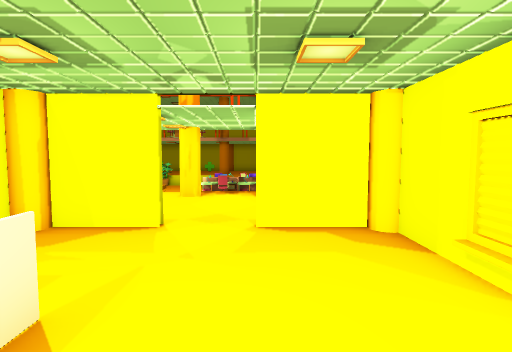
view 1 (above)

17 first-person views from a walk through a Unity game level. The camera is 1.5 m above the floor, tilts 4° down and sees 80° across. The floor is counted in squares, 1 m on a side. Each view is taken from the middle of a square. On the plan, view 1 faces up. The plan holds only what a view shows up to about 15 squares ahead; the rest is blank. The place goes on beyond the plan. Some animated figures are not drawn. Door leaves are left out, so doorways stand open.

view 2
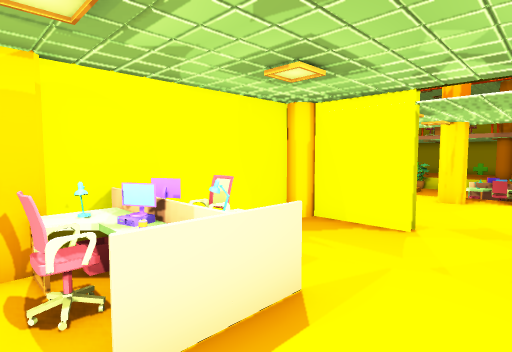

view 3
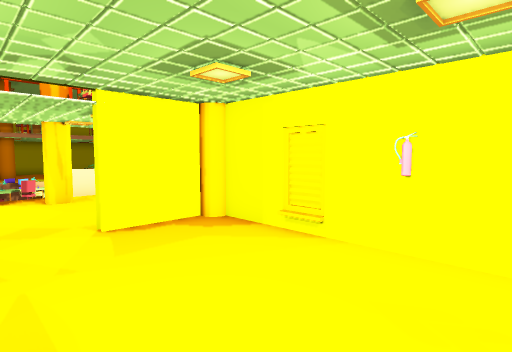

view 4
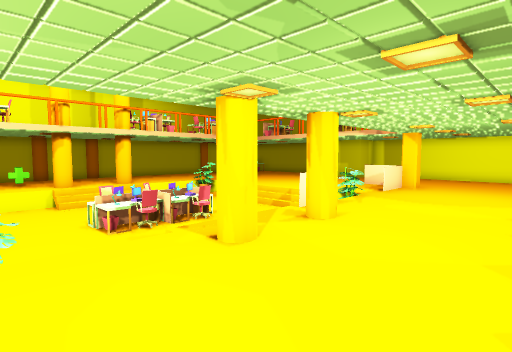

view 5
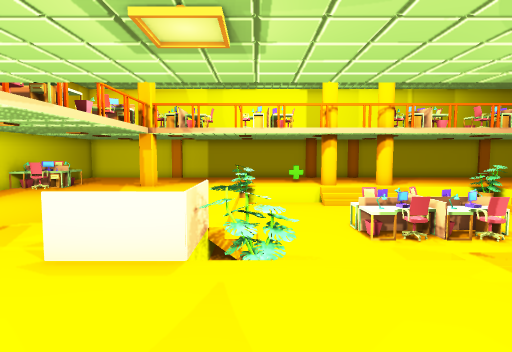

view 6
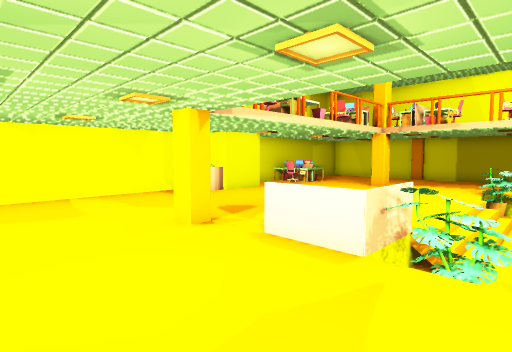

view 7
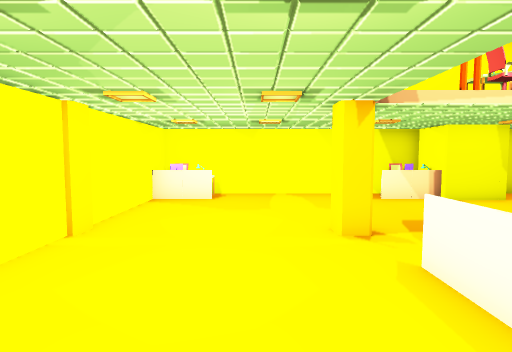

view 8
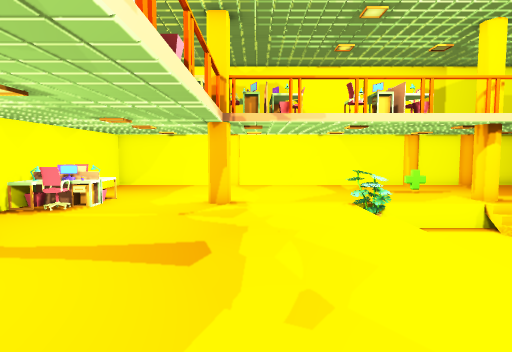

view 9
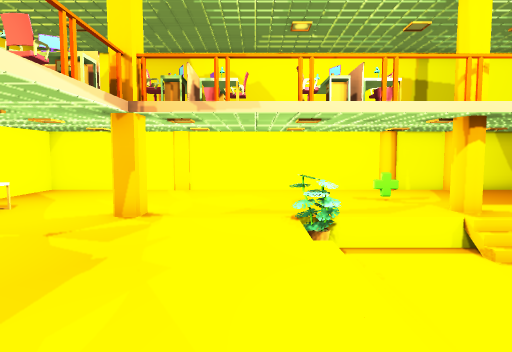

view 10
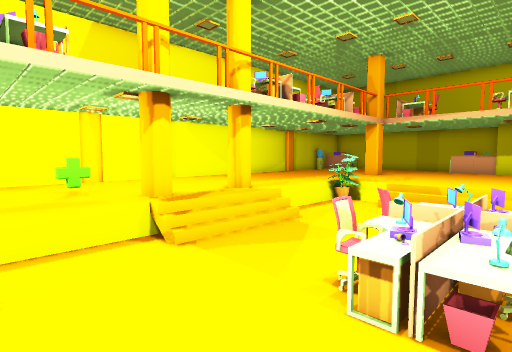

view 11
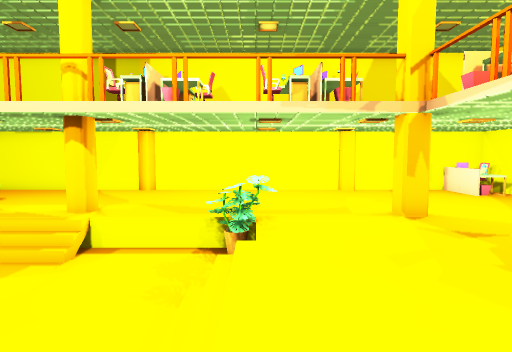

view 12
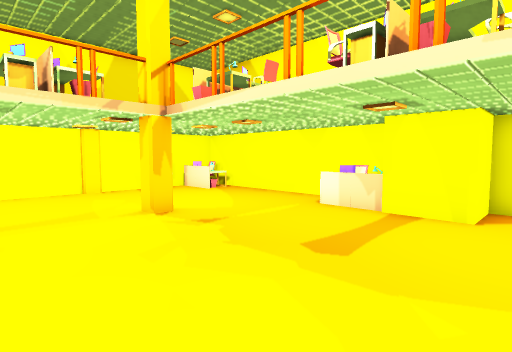

view 13
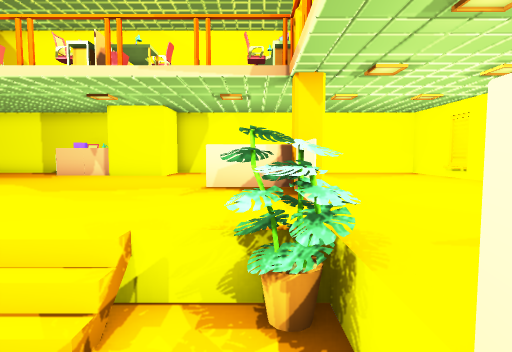

view 14
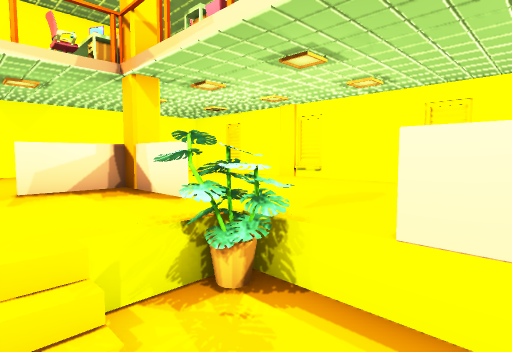

view 15
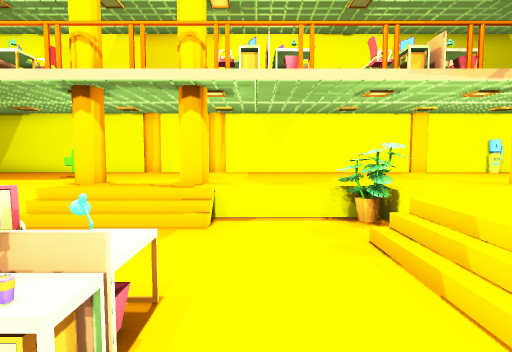

view 16
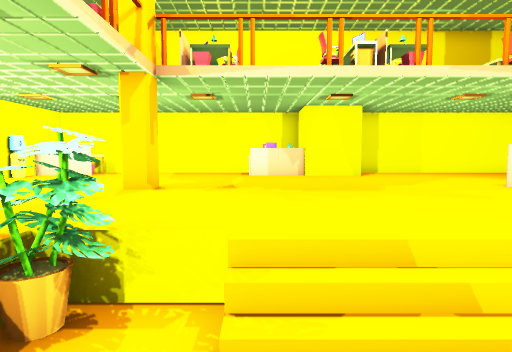

view 17
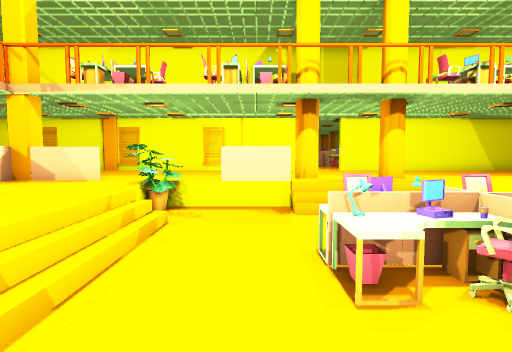

### Floor plan
Key: @ floor where view 1 was taken; # wall or solid block; . main floor; - floor 0.75 m lower than the main floor; / step, stairs or slope; D open door; C computer; L lamp; H chair; E desk; P plant; O other object.
Columns run from 17 left of view 1 to 15 right of it. Each row starts with its distance up from view 1.
 28 ###############O#O###########O ##
 27 #............................OEO#
 26 #.............................EO#
 25 #............O..................#
 24 #...............................#
 23 #OO...........OO.OO.............#
 22 #OC.......PP--/////--PP.........#
 21 #EH........---/////---P.........#
 20 #........../---------/........OO#
 19  ........../---------/........OO#
 18   #......../---HOHE--/........###
 17   #......../--ECECEL-/........##
 16 #OO......../--LHOHE--/........###
 15 #OO......../---------/..........#
 14 #.......  #/---- ----//...O.....#
 13 #........ OP  // //---P...O.....#
 12 #.....#.OOO.......OO#...OO#.....#
 11 #.............OO.OO.............#
 10 #...............................#
  9 #...............................#
  8 #OO.............................#
  7 #OO...............   ...........#
  6 ############OO#DDD##O############
  5             #.......#
  4             #.......#
  3             #HO.....#
  2             #CLO....#
  1             #LHO ...#
  0             #.O. @ .#

Where each view was taken, in squares from view 1:
view 1: 0 up, 0 right, facing up
view 2: 0 up, 0 right, facing up-left
view 3: 0 up, 2 left, facing up-right
view 4: 7 up, 6 left, facing up-right
view 5: 8 up, 6 left, facing up
view 6: 8 up, 5 left, facing up-left
view 7: 10 up, 5 left, facing left
view 8: 13 up, 10 left, facing up
view 9: 15 up, 8 left, facing up
view 10: 16 up, 6 left, facing up-right
view 11: 15 up, 5 right, facing up
view 12: 15 up, 5 right, facing up-right
view 13: 13 up, 2 right, facing right
view 14: 15 up, 2 right, facing down-right
view 15: 15 up, 2 right, facing up
view 16: 20 up, 2 right, facing right
view 17: 21 up, 2 right, facing down
